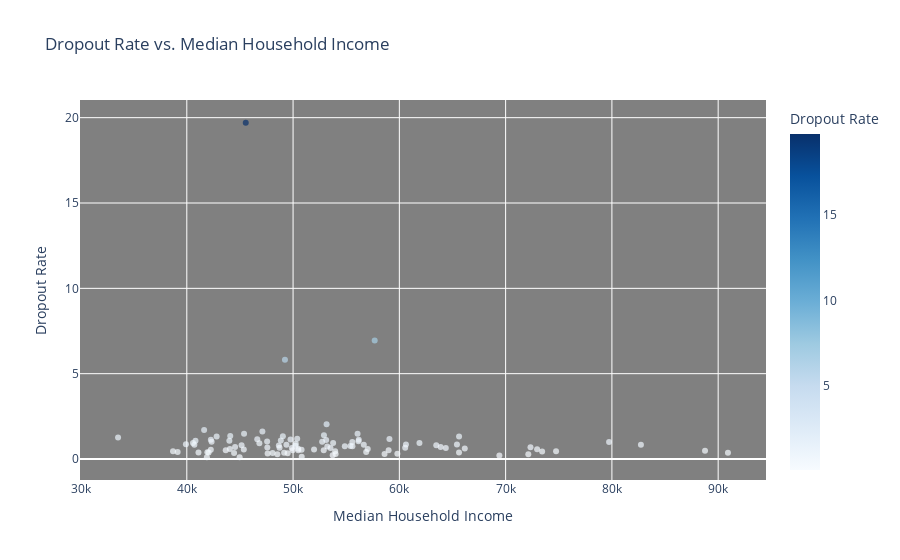
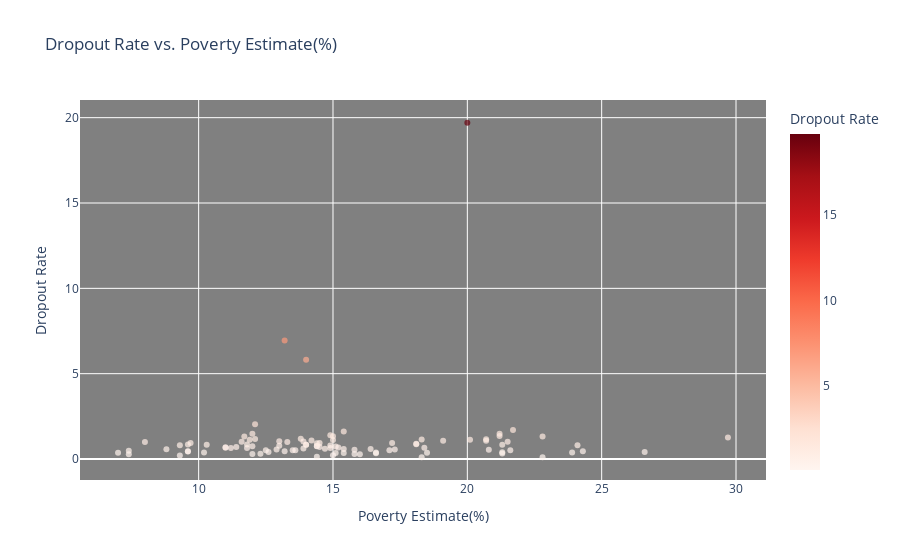

The code cell stored with these charts, in order, in its notebook:
### Code cell
import json as _hex_json
_hex_pks.kernel_execution.scope_watcher.mark_dirty_scope_items(args=_hex_types.MarkDirtyScopeItemsArgs.from_dict({**_hex_json.loads("{\"dirty_scope_items\":[\"fig\",\"px\",\"data\"]}")}), app_session_token=_hex_APP_SESSION_TOKEN, python_kernel_init_status=_hex_python_kernel_init_status, hex_timezone=_hex_kernel.variable_or_none("hex_timezone", scope_getter=lambda: globals()), interrupt_event=locals().get("_hex_interrupt_event"))

fig = px.scatter(data, x='Median Household Income', y='Dropout Rate', opacity=0.7,
                 color='Dropout Rate', color_continuous_scale='blues',
                 title='Dropout Rate vs. Median Household Income')

fig.update_xaxes(title='Median Household Income')
fig.update_yaxes(title='Dropout Rate')
fig.update_layout(
    plot_bgcolor='grey', # set background color of plot
)

fig.show()

fig = px.scatter(data, x='Poverty Estimate(%)', y='Dropout Rate', opacity=0.7,
                 color='Dropout Rate', color_continuous_scale='reds',
                 title='Dropout Rate vs. Poverty Estimate(%)')

fig.update_xaxes(title='Poverty Estimate(%)')
fig.update_yaxes(title='Dropout Rate')
fig.update_layout(
    plot_bgcolor='grey', # set background color of plot
)
fig.show()

fig = px.scatter(data, x='Relative Effort as percent of revenue per student', y='Dropout Rate', opacity=0.7,
                 color='Dropout Rate', color_continuous_scale='greens',
                 title='Dropout Rate vs. Relative Effort as percent of revenue per student')

fig.update_xaxes(title='Relative Effort as percent of revenue per student')
fig.update_yaxes(title='Dropout Rate')
fig.update_layout(
    plot_bgcolor='grey', # set background color of plot
)
fig.show()

fig = px.scatter(data, x='Teacher Attrition Rates', y='Dropout Rate', opacity=0.7,
                 color='Dropout Rate', color_continuous_scale='purples',
                 title='Dropout Rate vs. Teacher Attrition Rates')

fig.update_xaxes(title='Teacher Attrition Rates')
fig.update_yaxes(title='Dropout Rate')
fig.update_layout(
    plot_bgcolor='grey', # set background color of plot
)
fig.show()

fig = px.scatter(data, x='Teacher Vacancy Rates', y='Dropout Rate', opacity=0.7,
                 color='Dropout Rate', color_continuous_scale='oranges',
                 title='Dropout Rate vs. Teacher Vacancy Rates')

fig.update_xaxes(title='Teacher Vacancy Rates')
fig.update_yaxes(title='Dropout Rate')
fig.update_layout(
    plot_bgcolor='grey', # set background color of plot
)
fig.show()

### Figure 1 — Plotly figure (JSON) as saved in the notebook; plotly's stock layout.template omitted (floating-point values rounded to 4 significant figures)
{"data": [{"hovertemplate": "Median Household Income=%{x}<br>Dropout Rate=%{marker.color}<extra></extra>", "legendgroup": "", "marker": {"color": [0.7359, 0.6446, 0.8587, 1.073, 0.7072, 0.5479, 0.8935, 0.1066, 0.5153, 0.6528, 0.6144, 0.6549, 0.993, 0.7714, 0.2817, 0.8097, 0.3563, 1.008, 0.4586, 0.3504, 0.5522, 0.5942, 1.334, 0.8308, 0.4586, 0.3642, 0.4365, 0.5665, 1.481, 0.8498, 1.146, 1.316, 0.8022, 1.035, 0.7448, 0.8477, 6.947, 0.3759, 1.113, 0.3298, 0.996, 0.3854, 0.7553, 0.5191, 0.6558, 1.164, 0.2262, 19.7, 0.9382, 0.3434, 0.7034, 0.1038, 0.58, 0.9345, 1.128, 0.675, 0.5561, 0.8311, 1.122, 0.6875, 5.812, 0.2818, 0.2101, 0.6504, 0.3762, 1.703, 0.5088, 0.8419, 0.5957, 0.8365, 0.3098, 0.1269, 0.515, 0.5137, 0.2894, 1.087, 1.011, 0.4098, 1.182, 0.7665, 1.07, 1.487, 1.264, 0.9356, 1.166, 1.612, 1.023, 0.4075, 0.5464, 0.3731, 0.3944, 0.4781, 1.326, 0.4533, 0.2907, 1.389, 0.9284, 1.346, 2.037, 0.7874], "coloraxis": "coloraxis", "opacity": 0.7, "symbol": "circle"}, "mode": "markers", "name": "", "orientation": "v", "showlegend": false, "x": [53220, 53523, 39916, 40818, 44543, 50800, 50253, 41889, 43664, 64371, 66156, 48729, 79736, 50235, 72135, 63475, 48070, 52737, 74747, 44449, 45365, 44052, 49041, 40712, 53960, 49160, 73433, 72962, 56067, 65418, 49755, 65619, 45156, 56158, 54868, 60622, 57680, 42057, 53112, 47605, 55577, 41098, 55586, 50492, 60550, 46632, 53728, 45548, 61892, 49488, 63882, 44972, 57025, 40586, 56183, 47579, 51973, 49373, 42264, 72340, 49236, 48522, 69413, 49883, 65615, 41630, 52885, 82732, 50481, 56654, 59812, 50813, 58991, 49955, 58607, 48849, 42335, 39139, 50388, 55398, 44004, 45387, 33531, 53769, 59068, 47114, 47559, 56880, 42260, 90920, 41935, 88763, 42808, 38704, 54004, 52906, 46830, 44089, 53154, 48662], "xaxis": "x", "y": [0.7359, 0.6446, 0.8587, 1.073, 0.7072, 0.5479, 0.8935, 0.1066, 0.5153, 0.6528, 0.6144, 0.6549, 0.993, 0.7714, 0.2817, 0.8097, 0.3563, 1.008, 0.4586, 0.3504, 0.5522, 0.5942, 1.334, 0.8308, 0.4586, 0.3642, 0.4365, 0.5665, 1.481, 0.8498, 1.146, 1.316, 0.8022, 1.035, 0.7448, 0.8477, 6.947, 0.3759, 1.113, 0.3298, 0.996, 0.3854, 0.7553, 0.5191, 0.6558, 1.164, 0.2262, 19.7, 0.9382, 0.3434, 0.7034, 0.1038, 0.58, 0.9345, 1.128, 0.675, 0.5561, 0.8311, 1.122, 0.6875, 5.812, 0.2818, 0.2101, 0.6504, 0.3762, 1.703, 0.5088, 0.8419, 0.5957, 0.8365, 0.3098, 0.1269, 0.515, 0.5137, 0.2894, 1.087, 1.011, 0.4098, 1.182, 0.7665, 1.07, 1.487, 1.264, 0.9356, 1.166, 1.612, 1.023, 0.4075, 0.5464, 0.3731, 0.3944, 0.4781, 1.326, 0.4533, 0.2907, 1.389, 0.9284, 1.346, 2.037, 0.7874], "yaxis": "y", "type": "scatter"}], "layout": {"xaxis": {"anchor": "y", "domain": [0, 1], "title": {"text": "Median Household Income"}}, "yaxis": {"anchor": "x", "domain": [0, 1], "title": {"text": "Dropout Rate"}}, "coloraxis": {"colorbar": {"title": {"text": "Dropout Rate"}}, "colorscale": [[0, "rgb(247,251,255)"], [0.125, "rgb(222,235,247)"], [0.25, "rgb(198,219,239)"], [0.375, "rgb(158,202,225)"], [0.5, "rgb(107,174,214)"], [0.625, "rgb(66,146,198)"], [0.75, "rgb(33,113,181)"], [0.875, "rgb(8,81,156)"], [1, "rgb(8,48,107)"]]}, "legend": {"tracegroupgap": 0}, "title": {"text": "Dropout Rate vs. Median Household Income"}, "plot_bgcolor": "grey"}}

### Figure 2 — Plotly figure (JSON) as saved in the notebook; plotly's stock layout.template omitted (floating-point values rounded to 4 significant figures)
{"data": [{"hovertemplate": "Poverty Estimate(%)=%{x}<br>Dropout Rate=%{marker.color}<extra></extra>", "legendgroup": "", "marker": {"color": [0.7359, 0.6446, 0.8587, 1.073, 0.7072, 0.5479, 0.8935, 0.1066, 0.5153, 0.6528, 0.6144, 0.6549, 0.993, 0.7714, 0.2817, 0.8097, 0.3563, 1.008, 0.4586, 0.3504, 0.5522, 0.5942, 1.334, 0.8308, 0.4586, 0.3642, 0.4365, 0.5665, 1.481, 0.8498, 1.146, 1.316, 0.8022, 1.035, 0.7448, 0.8477, 6.947, 0.3759, 1.113, 0.3298, 0.996, 0.3854, 0.7553, 0.5191, 0.6558, 1.164, 0.2262, 19.7, 0.9382, 0.3434, 0.7034, 0.1038, 0.58, 0.9345, 1.128, 0.675, 0.5561, 0.8311, 1.122, 0.6875, 5.812, 0.2818, 0.2101, 0.6504, 0.3762, 1.703, 0.5088, 0.8419, 0.5957, 0.8365, 0.3098, 0.1269, 0.515, 0.5137, 0.2894, 1.087, 1.011, 0.4098, 1.182, 0.7665, 1.07, 1.487, 1.264, 0.9356, 1.166, 1.612, 1.023, 0.4075, 0.5464, 0.3731, 0.3944, 0.4781, 1.326, 0.4533, 0.2907, 1.389, 0.9284, 1.346, 2.037, 0.7874], "coloraxis": "coloraxis", "opacity": 0.7, "symbol": "circle"}, "mode": "markers", "name": "", "orientation": "v", "showlegend": false, "x": [15.1, 11.8, 18.1, 20.7, 14.5, 15.8, 18.1, 22.8, 21.6, 11.2, 13.9, 18.4, 8, 13, 7.4, 9.3, 15.4, 11.6, 9.6, 15.1, 17.3, 16.4, 15, 21.3, 13.2, 18.5, 9.6, 8.8, 12, 9.6, 18.3, 11.7, 24.1, 13, 12, 11.8, 13.2, 16.6, 15, 21.3, 13.3, 23.9, 14.4, 13.6, 11, 20.7, 15, 20, 9.7, 16.6, 11.4, 18.3, 15.4, 17.2, 11.9, 15.2, 12.9, 14, 20.1, 11, 14, 16, 9.3, 14.9, 10.2, 21.7, 12.5, 10.3, 14.7, 14, 12.3, 14.4, 13.5, 17.1, 12, 14.2, 21.5, 26.6, 13.8, 14.4, 19.1, 21.2, 29.7, 14.5, 12.1, 15.4, 13.9, 12.6, 20.8, 7, 21.3, 7.4, 22.8, 24.3, 15.8, 14.9, 14.4, 21.2, 12.1, 14.9], "xaxis": "x", "y": [0.7359, 0.6446, 0.8587, 1.073, 0.7072, 0.5479, 0.8935, 0.1066, 0.5153, 0.6528, 0.6144, 0.6549, 0.993, 0.7714, 0.2817, 0.8097, 0.3563, 1.008, 0.4586, 0.3504, 0.5522, 0.5942, 1.334, 0.8308, 0.4586, 0.3642, 0.4365, 0.5665, 1.481, 0.8498, 1.146, 1.316, 0.8022, 1.035, 0.7448, 0.8477, 6.947, 0.3759, 1.113, 0.3298, 0.996, 0.3854, 0.7553, 0.5191, 0.6558, 1.164, 0.2262, 19.7, 0.9382, 0.3434, 0.7034, 0.1038, 0.58, 0.9345, 1.128, 0.675, 0.5561, 0.8311, 1.122, 0.6875, 5.812, 0.2818, 0.2101, 0.6504, 0.3762, 1.703, 0.5088, 0.8419, 0.5957, 0.8365, 0.3098, 0.1269, 0.515, 0.5137, 0.2894, 1.087, 1.011, 0.4098, 1.182, 0.7665, 1.07, 1.487, 1.264, 0.9356, 1.166, 1.612, 1.023, 0.4075, 0.5464, 0.3731, 0.3944, 0.4781, 1.326, 0.4533, 0.2907, 1.389, 0.9284, 1.346, 2.037, 0.7874], "yaxis": "y", "type": "scatter"}], "layout": {"xaxis": {"anchor": "y", "domain": [0, 1], "title": {"text": "Poverty Estimate(%)"}}, "yaxis": {"anchor": "x", "domain": [0, 1], "title": {"text": "Dropout Rate"}}, "coloraxis": {"colorbar": {"title": {"text": "Dropout Rate"}}, "colorscale": [[0, "rgb(255,245,240)"], [0.125, "rgb(254,224,210)"], [0.25, "rgb(252,187,161)"], [0.375, "rgb(252,146,114)"], [0.5, "rgb(251,106,74)"], [0.625, "rgb(239,59,44)"], [0.75, "rgb(203,24,29)"], [0.875, "rgb(165,15,21)"], [1, "rgb(103,0,13)"]]}, "legend": {"tracegroupgap": 0}, "title": {"text": "Dropout Rate vs. Poverty Estimate(%)"}, "plot_bgcolor": "grey"}}
